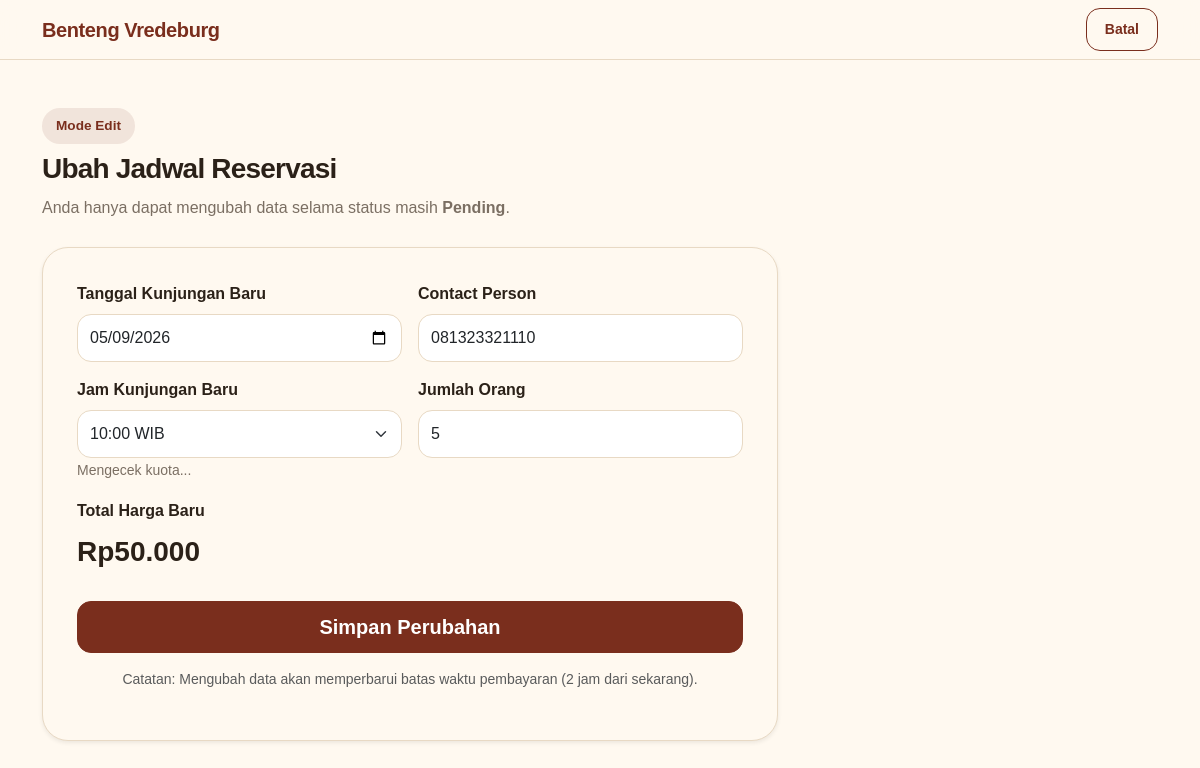
The app's page /user/edit_reservasi.php?id=8 (signed in) with its own data.
### tables this page shows
CREATE TABLE `reservations` (
  `id_reservasi` int(11) NOT NULL,
  `id_user` int(11) NOT NULL,
  `no_telepon` varchar(20) DEFAULT NULL,
  `tgl_kunjungan` date NOT NULL,
  `jam_kunjungan` time NOT NULL,
  `jumlah_orang` int(11) NOT NULL,
  `total_harga` decimal(10,2) NOT NULL,
  `status` enum('pending','confirmed','canceled') DEFAULT 'pending',
  `created_at` timestamp NOT NULL DEFAULT current_timestamp(),
  `created_by` varchar(50) NOT NULL,
  `updated_at` timestamp NULL DEFAULT NULL ON UPDATE current_timestamp(),
  `updated_by` varchar(50) DEFAULT NULL,
  `is_deleted` tinyint(1) DEFAULT 0,
  `deleted_at` timestamp NULL DEFAULT NULL,
  `deleted_by` varchar(50) DEFAULT NULL
);

### config/functions.php (called while the page is built, shortened)
<?php
function rupiah($number) {
    return 'Rp' . number_format((int) $number, 0, ',', '.');
}
function getOperationalTimes() {
    $times = [];
    for ($i = 8; $i <= 20; $i++) {
        $times[] = str_pad($i, 2, '0', STR_PAD_LEFT) . ':00:00';
    }
    return $times;
}

### user/edit_reservasi.php (the view, shortened to what this page needs)
<?php
require_once "../config/koneksi.php";
require_once "../config/functions.php";
$id = (int)($_GET['id'] ?? 0);
$userId = currentUserId();
$stmt = $pdo->prepare("SELECT * FROM reservations WHERE id_reservasi = ? AND id_user = ? AND is_deleted = 0 LIMIT 1");
$stmt->execute([$id, $userId]);
$res = $stmt->fetch();
$minDate = date('Y-m-d', strtotime('+1 day'));
?>
<!DOCTYPE html>
<html lang="id">
<head>
    <link href="https://cdn.jsdelivr.net/npm/bootstrap@5.3.3/dist/css/bootstrap.min.css" rel="stylesheet">
    <link href="../assets/css/style.css" rel="stylesheet">
</head>
<body class="app-body">
<nav class="navbar navbar-expand-lg navbar-vredeburg sticky-top">
    <div class="container">
        <a class="navbar-brand fw-bold" href="../index.php">Benteng Vredeburg</a>
        <div class="d-flex gap-2">
            <a href="dashboard.php" class="btn btn-outline-heritage btn-sm">Batal</a>
        </div>
    </div>
</nav>
<main class="py-5">
    <div class="container">
        <div class="mb-4">
            <span class="section-badge mb-2">Mode Edit</span>
            <h1 class="h3 fw-bold section-title">Ubah Jadwal Reservasi</h1>
            <p class="text-muted-custom">Anda hanya dapat mengubah data selama status masih <strong>Pending</strong>.</p>
        </div>
        <form action="proses_edit_reservasi.php" method="POST" id="reservationForm">
            <div class="row g-4">
                <div class="col-lg-8">
                    <div class="card-panel shadow-sm">
                        <div class="row g-3">
                            <div class="col-md-6">
                                <label class="form-label">Tanggal Kunjungan Baru</label>
                                <input type="date" name="tgl_kunjungan" id="tgl_kunjungan"
                                       class="form-control" min="<?= $minDate; ?>"
                                       value="<?= $res['tgl_kunjungan']; ?>" required>
                            </div>
                            <div class="col-md-6">
                                <label class="form-label">Contact Person</label>
                                <input type="text" name="no_telepon" id="no_telepon"
                                       class="form-control"
                                       value="<?= $res['no_telepon']; ?>" required>
                            </div>
                            <div class="col-md-6">
                                <label class="form-label">Jam Kunjungan Baru</label>
                                <select name="jam_kunjungan" id="jam_kunjungan" class="form-select" required>
                                    <?php foreach (getOperationalTimes() as $time): ?>
                                        <option value="<?= $time; ?>" <?= $res['jam_kunjungan'] === $time ? 'selected' : ''; ?>>
                                            <?= substr($time, 0, 5); ?> WIB
                                        </option>
                                    <?php endforeach; ?>
                                </select>
                                <small id="quota_info" class="text-muted-custom small">Mengecek kuota...</small>
                            </div>
                            <div class="col-md-6">
                                <label class="form-label">Jumlah Orang</label>
                                <input type="number" name="jumlah_orang" id="jumlah_orang"
                                       class="form-control" min="1" max="50"
                                       value="<?= $res['jumlah_orang']; ?>" required>
                            </div>
                            <div class="col-md-6">
                                <label class="form-label">Total Harga Baru</label>
                                <h3 id="total_price_text" class="text-heritage fw-bold mt-1"><?= rupiah($res['total_harga']); ?></h3>
                            </div>
                            <div class="col-12 mt-4">
                                <button type="submit" class="btn btn-heritage btn-lg w-100" id="confirmButton">
                                    Simpan Perubahan
                                </button>
                                <p class="text-center mt-3 small text-muted">
                                    Catatan: Mengubah data akan memperbarui batas waktu pembayaran (2 jam dari sekarang).
                                </p>
                            </div>
                        </div>
                    </div>
                </div>
            </div>
        </form>
    </div>
</main>
</body>
</html>

### assets/css/style.css (style rules this page uses)
:root { --color-brick: #7A2E1D; --color-brick-dark: #4F1F14; --color-brown-dark: #2B2118; --color-cream: #F8F0E3; --color-paper: #FFF9F0; --color-gold: #C89B5C; --color-green: #2F6B4F; --color-muted: #7B6F63; --color-border: #E8D9C4; --shadow-soft: 0 18px 45px rgba(43, 33, 24, 0.10); --shadow-strong: 0 24px 70px rgba(43, 33, 24, 0.25); }
* { box-sizing: border-box; }
body { font-family: Arial, Helvetica, sans-serif; color: var(--color-brown-dark); background-color: var(--color-paper); }
a { text-decoration: none; }
.navbar-vredeburg { background-color: rgba(255, 249, 240, 0.94); border-bottom: 1px solid var(--color-border); backdrop-filter: blur(14px); }
.navbar-brand { color: var(--color-brick) !important; letter-spacing: -0.4px; }
.section-badge { display: inline-flex; align-items: center; width: fit-content; padding: 8px 14px; border-radius: 999px; background: rgba(122, 46, 29, 0.10); color: var(--color-brick); font-size: 0.85rem; font-weight: 700; }
.section-title { color: var(--color-brown-dark); font-weight: 800; letter-spacing: -0.8px; }
.text-muted-custom { color: var(--color-muted); line-height: 1.8; }
.btn { border-radius: 14px; font-weight: 700; padding: 10px 18px; }
.btn-heritage { background-color: var(--color-brick); border: 1px solid var(--color-brick); color: #ffffff; }
.btn-outline-heritage { border: 1px solid var(--color-brick); color: var(--color-brick); background: transparent; }
.form-label { color: var(--color-brown-dark); font-weight: 700; }
.form-control, .form-select { min-height: 48px; border-radius: 14px; border-color: var(--color-border); background-color: #ffffff; }
.card-panel { background: var(--color-paper); border: 1px solid var(--color-border); border-radius: 26px; padding: 34px; box-shadow: var(--shadow-soft); }

### records on screen
reservations: tgl_kunjungan "05/09/2026", no_telepon "081323321110", jam_kunjungan "10:00 WIB", jumlah_orang "5", total_harga "Rp50.000"
